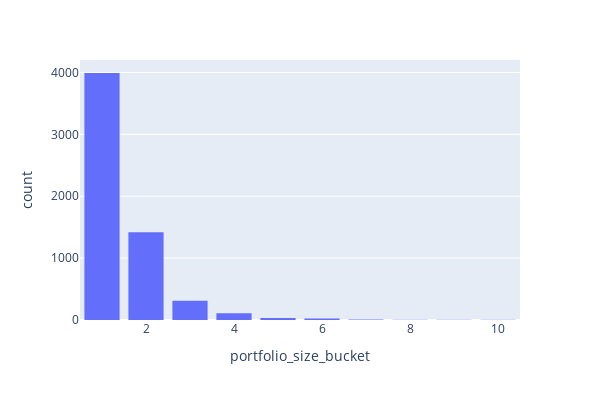

The code cell stored with this chart in its notebook:
### Markdown cell above
# EDA

### Code cell
fig = px.histogram(results_df, x="portfolio_size_bucket")

fig.update_layout(width=600, height=400, bargap=0.2)
fig.show()

### Figure 1 — Plotly figure (JSON) as saved in the notebook; plotly's stock layout.template omitted (floating-point values rounded to 4 significant figures; data arrays with more than 128 entries replaced by an {"elided": "..."} marker saying what was removed)
{"data": [{"alignmentgroup": "True", "bingroup": "x", "hovertemplate": "portfolio_size_bucket=%{x}<br>count=%{y}<extra></extra>", "legendgroup": "", "marker": {"color": "#636efa", "pattern": {"shape": ""}}, "name": "", "offsetgroup": "", "orientation": "v", "showlegend": false, "type": "histogram", "x": {"elided": "5906 int values"}, "xaxis": "x", "yaxis": "y"}], "layout": {"bargap": 0.2, "barmode": "relative", "height": 400, "legend": {"tracegroupgap": 0}, "margin": {"t": 60}, "width": 600, "xaxis": {"anchor": "y", "domain": [0, 1], "title": {"text": "portfolio_size_bucket"}}, "yaxis": {"anchor": "x", "domain": [0, 1], "title": {"text": "count"}}}}
